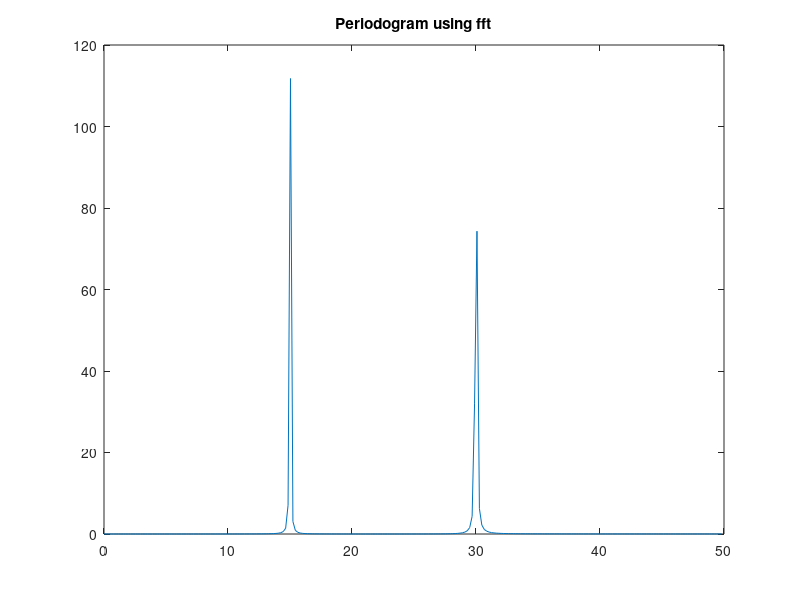
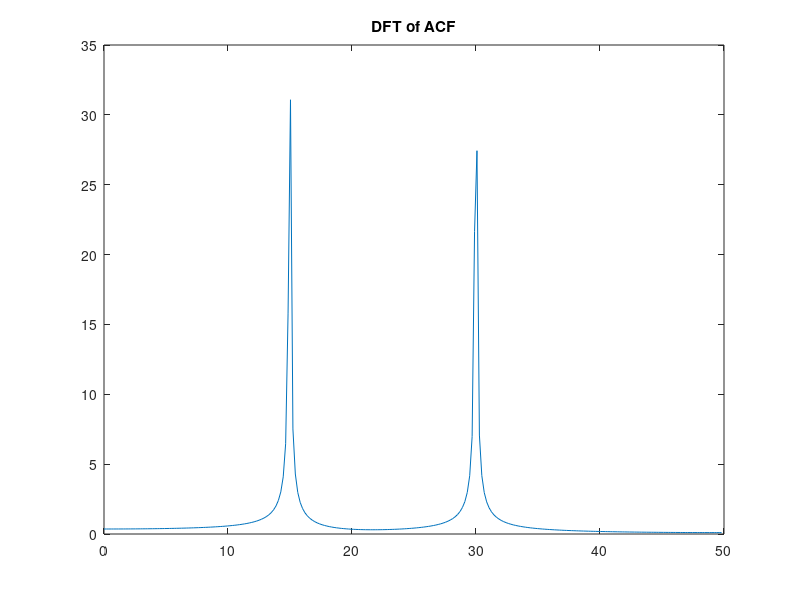
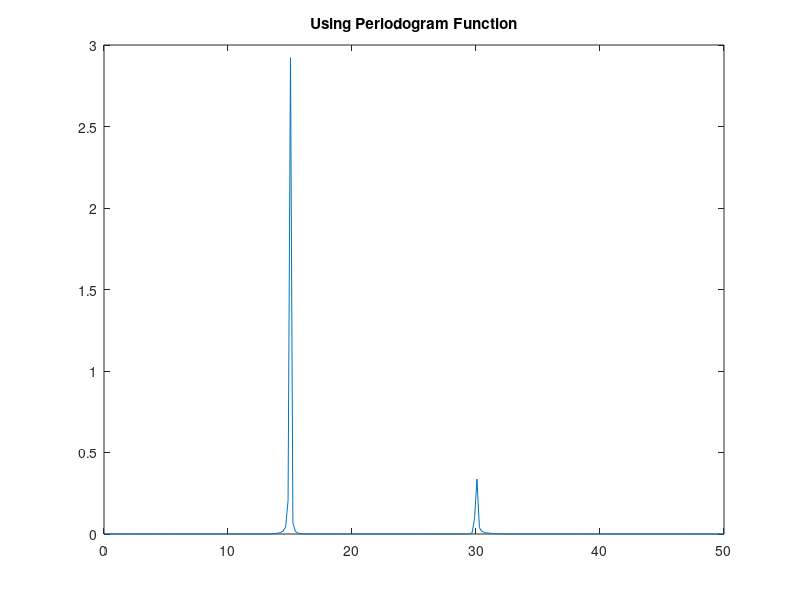
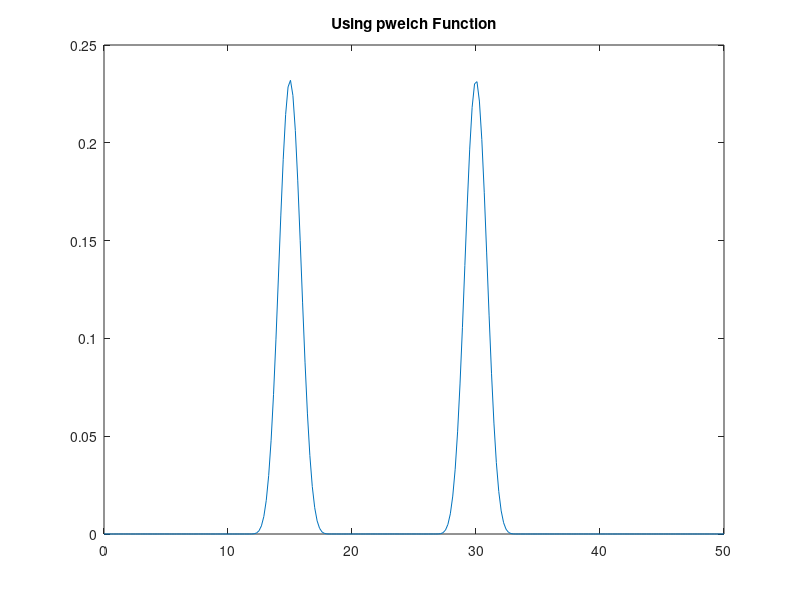

Write MATLAB code to recreate these figures, in order.
clc;clear;close all
fs=100;nFFT=512;
t=1/fs:1/fs:10;
A=[1 1];F=[15;30];
y=A*sin(2*pi*F*t);



y1=fft(y,nFFT);
f=fs*(0:(nFFT-1)/2)/nFFT;
power=y1.*conj(y1)/nFFT;
plot(f,power(1:end/2));title('Periodogram using fft');figure
ryy=xcorr(y,'biased');
Ryy=abs(fft(ryy,nFFT));
plot(f,Ryy(1:end/2));title('DFT of ACF')

figure
[Pxx w]=periodogram(y,[],'onesided',nFFT,fs);
plot(w,Pxx);title('Using Periodogram Function')
figure;
[Pxx w] = pwelch(y,[],[],nFFT,fs);
plot(w,Pxx);title('Using pwelch Function')

figure;
[Pxx w] = pyulear(y,10,nFFT,fs);
plot(w,Pxx);title('Using Pyulear Function')

figure;
[Pxx w] = pburg(y,10,nFFT,fs);
plot(w,Pxx);title('Using Pburg Function')
